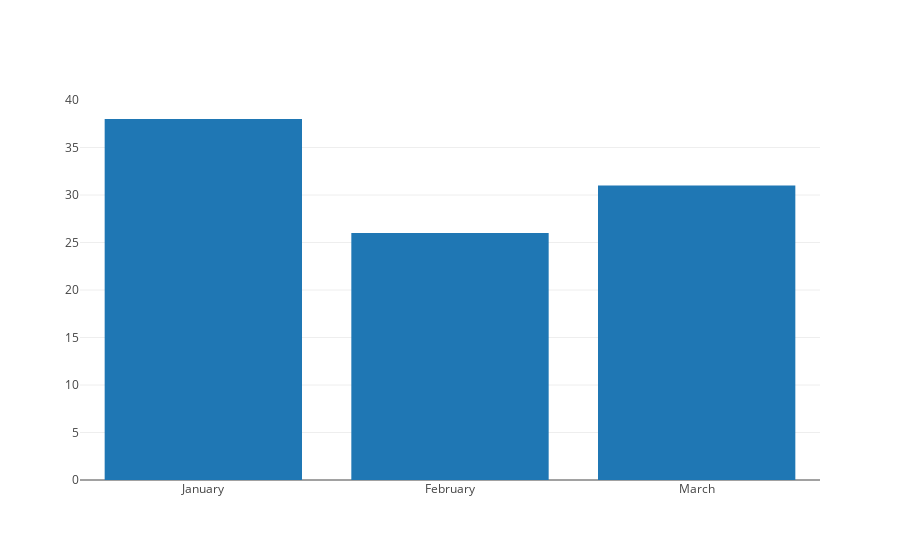

Write notebook code for a chart like this one.
### Code cell
offline.iplot(data)

### Figure 1 — Plotly figure (JSON) as saved in the notebook; plotly's stock layout.template omitted (floating-point values rounded to 4 significant figures)
{"data": [{"type": "bar", "uid": "1e6fd192-bbea-11e8-b4f0-6030d4660e22", "x": ["January", "February", "March"], "y": [38, 26, 31]}], "layout": {}}
